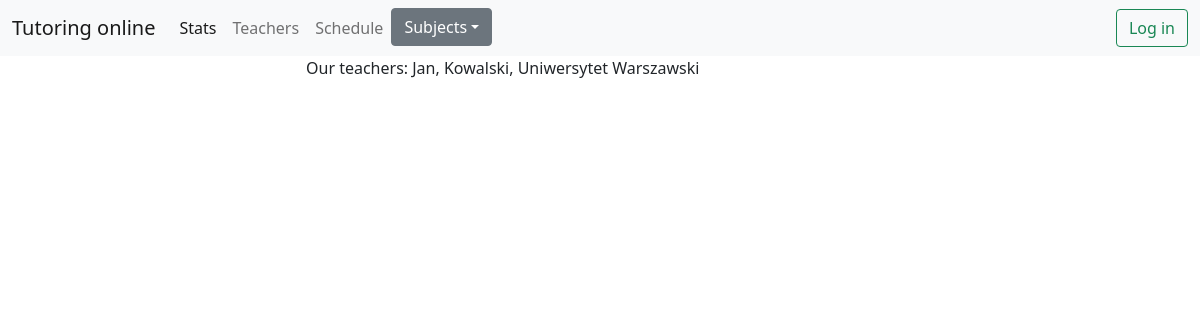
Before: /teachers with the older database file.
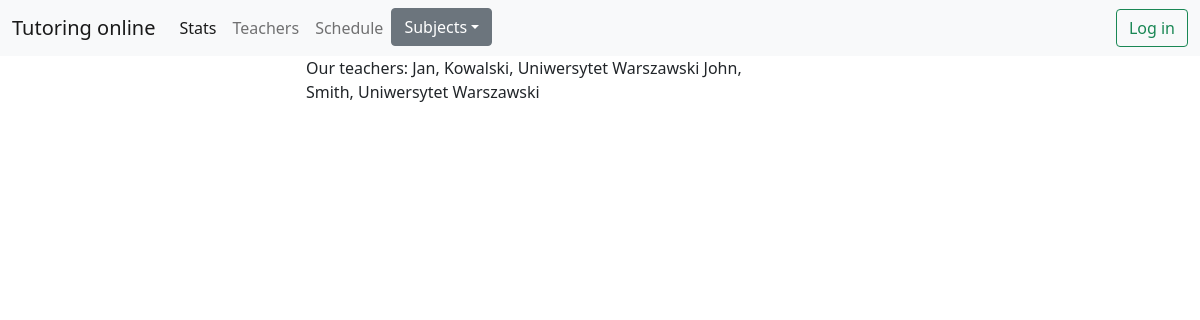
After: the same page with the newer database file.
### app/__init__.py (models this page shows, shortened)
class User(db.Model, UserMixin):
	__tablename__ = "user"
	id = db.Column(db.Integer, primary_key=True)
	email = db.Column(db.String(120), unique=True, nullable=False)
	password = db.Column(db.String(60), nullable=False)

class Teacher(User):
	__tablename__ = "teachers"
	id = db.Column(db.Integer, db.ForeignKey('user.id'), primary_key=True)
	first_name = db.Column(db.String)
	last_name = db.Column(db.String)
	university = db.Column(db.String)
	subjects = db.Column(db.String)

### app/main.py (the view)
@app.route('/teachers')
def teachers_page():
    teachers = Teacher.query.all()
    return render_template('teachers.html', teachers=teachers)

### app/templates/teachers.html (shortened to what this page needs)
<!DOCTYPE html>
{% extends "layout.html" %}
{% block content %}
<head>
</head>
<body>
Our teachers:
{% for t in teachers %}
<a>{{t.first_name}}, {{t.last_name}}, {{t.university}}</a>
{% endfor %}
</body>
{% endblock content %}

### app/templates/layout.html (shortened to what this page needs)
<!DOCTYPE html>
<html>
<head>
	<link href="https://cdn.jsdelivr.net/npm/bootstrap@5.0.2/dist/css/bootstrap.min.css" rel="stylesheet"
>
</head>
<body>
<header class="site-header">
	<nav class="navbar navbar-expand-lg navbar-light bg-light">
		<div class="container-fluid">
			<a class="navbar-brand" href="/">Tutoring online</a>
			<div class="collapse navbar-collapse" id="navbarNav">
				<ul class="navbar-nav">
					<li class="nav-item">
						<a class="nav-link active" aria-current="page" href="#">Stats</a>
					</li>
					<li class="nav-item">
						<a class="nav-link" href="teachers">Teachers</a>
					</li>
					<li class="nav-item">
						<a class="nav-link" href="#">Schedule</a>
					</li>
					<div class="dropdown">
						<a class="btn btn-secondary dropdown-toggle" href="#" role="button" id="dropdownMenuLink"
							 data-bs-toggle="dropdown" aria-expanded="false">Subjects</a>
					</div>
				</ul>
			</div>
			<div>
				{% if current_user.is_authenticated %}
				<a class="nav-item nav-link" href="profile">My profile</a>
				<a class="nav-item nav-link " href="logout">Logout</a>
				{% else %}
				<a href="login">
					<button type="submit" class="btn btn-outline-success float-end">Log in</button>
				</a>
				{% endif %}
			</div>
		</div>
	</nav>
</header>
<div class="row">
	<div class="col-3">
	</div>
	<div class="col-5">
		{% block content %}{% endblock %}
	</div>
	<div class="col-4">
	</div>
</div>
</body>
</html>

Changed rows visible on the page:
added Teacher: first_name "John", last_name "Smith", university "Uniwersytet Warszawski"
